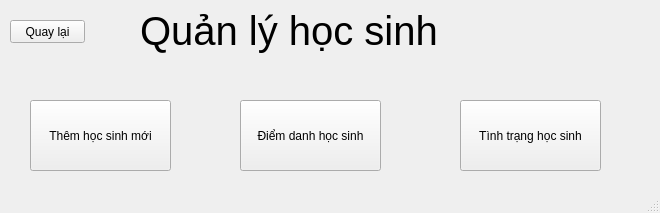
<?xml version="1.0" encoding="UTF-8"?>
<ui version="4.0">
 <class>QuanLyHocSinh</class>
 <widget class="QMainWindow" name="QuanLyHocSinh">
  <property name="geometry">
   <rect>
    <x>0</x>
    <y>0</y>
    <width>660</width>
    <height>213</height>
   </rect>
  </property>
  <property name="windowTitle">
   <string>MainWindow</string>
  </property>
  <widget class="QWidget" name="centralwidget">
   <widget class="QPushButton" name="btn_quay_lai">
    <property name="geometry">
     <rect>
      <x>10</x>
      <y>20</y>
      <width>75</width>
      <height>23</height>
     </rect>
    </property>
    <property name="text">
     <string>Quay lại</string>
    </property>
   </widget>
   <widget class="QLabel" name="label">
    <property name="geometry">
     <rect>
      <x>140</x>
      <y>0</y>
      <width>511</width>
      <height>61</height>
     </rect>
    </property>
    <property name="font">
     <font>
      <family>Arial</family>
      <pointsize>30</pointsize>
     </font>
    </property>
    <property name="text">
     <string>Quản lý học sinh</string>
    </property>
   </widget>
   <widget class="QPushButton" name="btn_them_hoc_sinh_moi">
    <property name="geometry">
     <rect>
      <x>30</x>
      <y>100</y>
      <width>141</width>
      <height>71</height>
     </rect>
    </property>
    <property name="text">
     <string>Thêm học sinh mới</string>
    </property>
   </widget>
   <widget class="QPushButton" name="btn_diem_danh">
    <property name="geometry">
     <rect>
      <x>240</x>
      <y>100</y>
      <width>141</width>
      <height>71</height>
     </rect>
    </property>
    <property name="text">
     <string>Điểm danh học sinh</string>
    </property>
   </widget>
   <widget class="QPushButton" name="btn_tinh_trang">
    <property name="geometry">
     <rect>
      <x>460</x>
      <y>100</y>
      <width>141</width>
      <height>71</height>
     </rect>
    </property>
    <property name="text">
     <string>Tình trạng học sinh</string>
    </property>
   </widget>
  </widget>
  <widget class="QMenuBar" name="menubar">
   <property name="geometry">
    <rect>
     <x>0</x>
     <y>0</y>
     <width>660</width>
     <height>21</height>
    </rect>
   </property>
  </widget>
  <widget class="QStatusBar" name="statusbar"/>
 </widget>
 <resources/>
 <connections/>
</ui>
